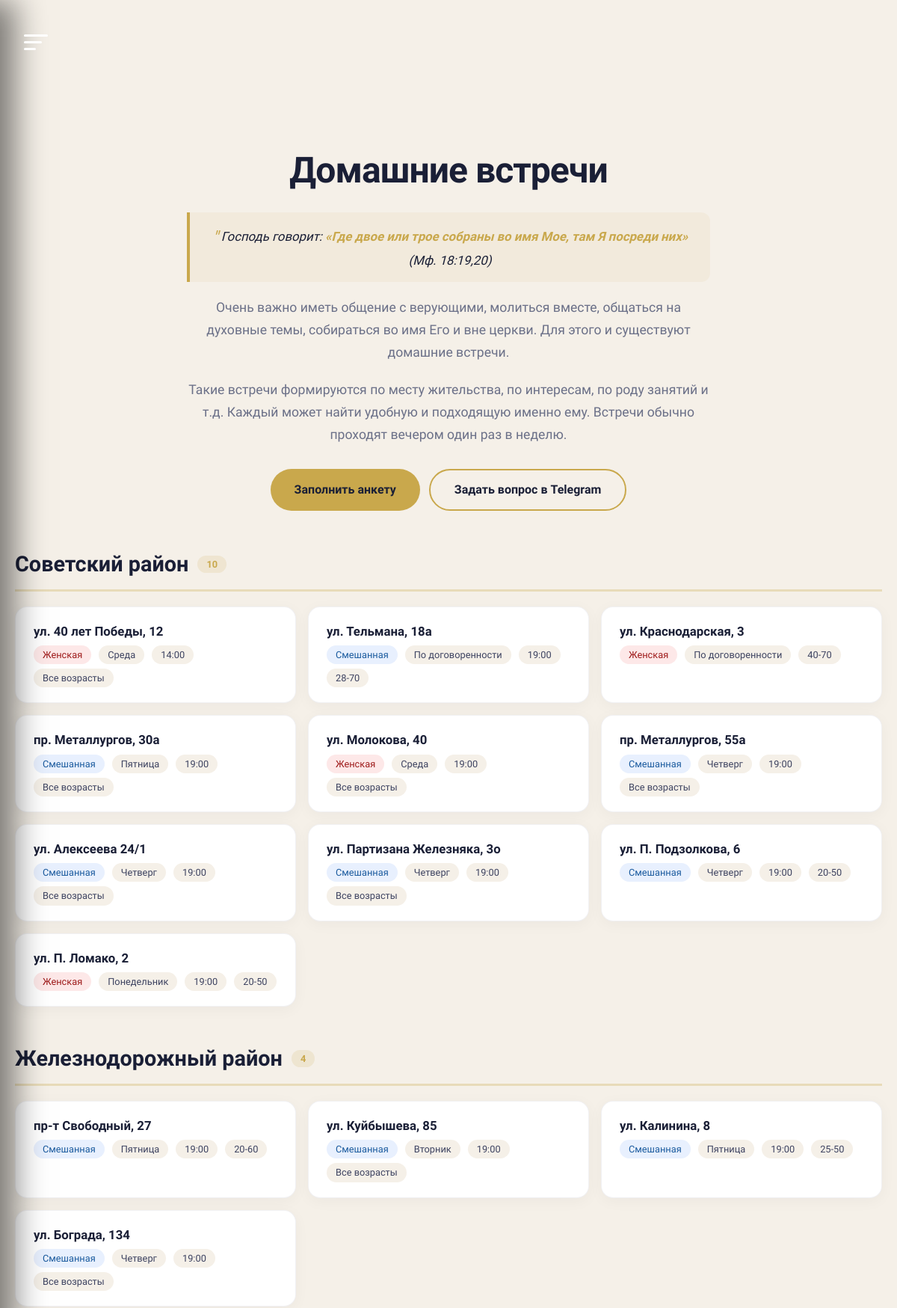
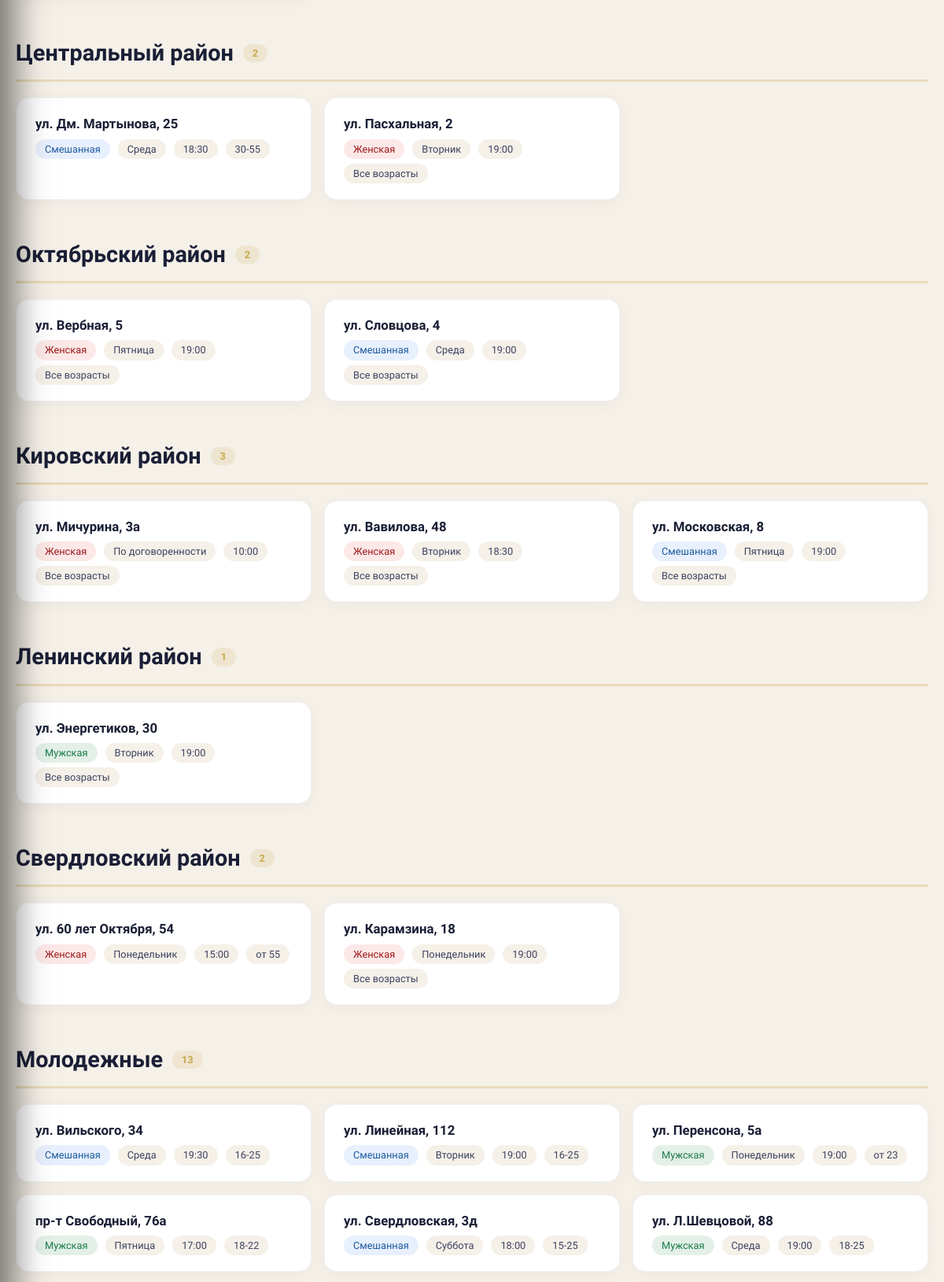
Page /home-meet/ (upper part) on the committed database (2 pictures, top to bottom).
### church_app/models.py (models this page shows, shortened)
class HomeGroup(models.Model):
    DAYS_OF_WEEK = [
        ('monday', 'Понедельник'),
        ('tuesday', 'Вторник'),
        ('wednesday', 'Среда'),
        ('thursday', 'Четверг'),
        ('friday', 'Пятница'),
        ('saturday', 'Суббота'),
        ('sunday', 'Воскресенье'),
        ('negotiable', 'По договоренности'),
    ]
    GROUP_TYPES = [
        ('mixed', 'Смешанная'),
        ('male', 'Мужская'),
        ('female', 'Женская'),
        ('youth', 'Молодежная'),
        ('teen', 'Подростковая'),
    ]
    district = models.CharField(max_length=100, verbose_name="Район")
    address = models.CharField(max_length=255, verbose_name="Адрес")
    group_type = models.CharField(max_length=20, choices=GROUP_TYPES, default='mixed', verbose_name="Тип группы")
    day = models.CharField(max_length=20, choices=DAYS_OF_WEEK, default='negotiable', verbose_name="День недели")
    time = models.CharField(max_length=20, blank=True, null=True, verbose_name="Время (например: 19:00)")
    age_min = models.IntegerField(default=0, blank=True, null=True, verbose_name="Минимальный возраст")
    age_max = models.IntegerField(default=0, blank=True, null=True, verbose_name="Максимальный возраст")
    age_display = models.CharField(max_length=50, blank=True, null=True, verbose_name="Возраст (текстом, если диапазон)")
    is_active = models.BooleanField(default=True, verbose_name="Активна")
    order = models.IntegerField(default=0, verbose_name="Порядок сортировки")
    created_at = models.DateTimeField(auto_now_add=True)
    updated_at = models.DateTimeField(auto_now=True)
    class Meta:
        ordering = ['order', 'district', 'day']
        verbose_name = "Домашняя группа"
        verbose_name_plural = "Домашние группы"
    def get_age_display(self):
        if self.age_display:
            return self.age_display
        if self.age_min and self.age_max:
            if self.age_min == self.age_max:
                return f"{self.age_min} лет"
            return f"{self.age_min}-{self.age_max} лет"
        if self.age_min:
            return f"от {self.age_min} лет"
        if self.age_max:
            return f"до {self.age_max} лет"
        return "Все возрасты"
    def get_day_display(self):
        return dict(self.DAYS_OF_WEEK).get(self.day, self.day)
    def get_type_display(self):
        return dict(self.GROUP_TYPES).get(self.group_type, self.group_type)

### church_app/views.py (the view)
# urls.py: path('home-meet/', views.home_meet_view, name='home_meet'),
def home_meet_view(request):
    districts = HomeGroup.objects.filter(is_active=True).values_list('district', flat=True).distinct()
    groups_by_district = {}
    for district in districts:
        groups_by_district[district] = HomeGroup.objects.filter(
            is_active=True,
            district=district
        ).order_by('order')
    context = {
        'groups_by_district': groups_by_district,
        'districts': districts,
        'title': 'Домашние встречи',
    }
    return render(request, 'info/home_meet.html', context)

### templates/info/home_meet.html (shortened to what this page needs)
{% extends "base.html" %}
{% load static %}
{% block content %}
<div class="home-meet-container">
    <div class="home-meet-header">
        <h1>Домашние встречи</h1>
        <div class="verse">
            <span style="font-size:24px; vertical-align:middle; color:#c9a84c;">"</span>
            <span>Господь говорит: <strong>«Где двое или трое собраны во имя Мое, там Я посреди них»</strong> (Мф. 18:19,20)</span>
        </div>
        <p>
            Очень важно иметь общение с верующими, молиться вместе, общаться на духовные темы,
            собираться во имя Его и вне церкви. Для этого и существуют домашние встречи.
        </p>
        <p>
            Такие встречи формируются по месту жительства, по интересам, по роду занятий и т.д.
            Каждый может найти удобную и подходящую именно ему. Встречи обычно проходят вечером один раз в неделю.
        </p>
        <div class="action-buttons">
            <button class="btn-primary-custom" onclick="openModal()">Заполнить анкету</button>
            <a href="https://t.me/Fishkaoil" target="_blank" class="btn-outline-custom">Задать вопрос в Telegram</a>
        </div>
    </div>
    {% for district, groups in groups_by_district.items %}
    <div class="district-section">
        <div class="district-title">
            {{ district }}
            <span class="badge-count">{{ groups|length }}</span>
        </div>
        <div class="groups-grid">
            {% for group in groups %}
            <div class="group-card">
                <div class="group-address">{{ group.address }}</div>
                <div class="group-meta">
                    <span class="tag type-{{ group.group_type }}">{{ group.get_type_display }}</span>
                    <span class="tag">{{ group.get_day_display }}</span>
                    {% if group.time %}<span class="tag">{{ group.time }}</span>{% endif %}
                    {% if group.get_age_display %}<span class="tag">{{ group.get_age_display }}</span>{% endif %}
                </div>
            </div>
            {% empty %}
            <p style="color:#6b7088;">Нет активных групп в этом районе</p>
            {% endfor %}
        </div>
    </div>
    {% empty %}
    <div style="text-align:center; padding:40px; background:white; border-radius:20px;">
        <h3 style="margin-top:12px;">Группы пока не добавлены</h3>
        <p style="color:#6b7088;">Скоро здесь появится список домашних встреч.</p>
    </div>
    {% endfor %}
</div>
{% endblock %}

### templates/base.html (shortened to what this page needs)
<!DOCTYPE html>
<html lang="ru" class="{% block html_class %}{% endblock %}">
<head>
    {% load static %}
    <link rel="stylesheet" href="https://cdnjs.cloudflare.com/ajax/libs/font-awesome/6.5.1/css/all.min.css">
    <script src="https://cdn.tailwindcss.com?plugins=forms,container-queries"></script>
    <script id="tailwind-config">
      tailwind.config = {
        darkMode: "class",
        theme: {
          extend: {
            colors: {
              "primary": "#c9a84c", // Gold
              "primary-hover": "#b08e35",
              "background-light": "#f5f0e8", // Light Beige
              "background-dark": "#1a1f36", // Navy
              "navy": "#1a1f36",
              "navy-light": "#252b48",
              "secondary": "#1a272d",
              "accent-gold": "#c9a84c",
              "navy-dark": "#1a1f36",
            },
            fontFamily: {
              "display": ["Public Sans", "sans-serif"],
              "sans": ["Public Sans", "sans-serif"]
            },
            borderRadius: {
              "DEFAULT": "0.5rem",
              "lg": "1rem",
              "xl": "1.5rem",
              "2xl": "2rem",
              "full": "9999px"
            },
            spacing: {
              '18': '4.5rem',
            }
          },
        },
      }
    </script>
    <link rel="stylesheet" href="{% static 'css/base.css' %}">
</head>
<body>
    <div id="burger-wrapper" style="position:fixed;top:32px;left:32px;z-index:2001;">
        <button id="desktop-burger" style="width:48px;height:48px;display:flex;flex-direction:column;align-items:flex-start;justify-content:center;gap:6px;background:none;border:none;cursor:pointer;padding:0;mix-blend-mode:difference;" aria-label="Меню">
            <span style="height:3px;width:32px;background:#fff;border-radius:9px;transition:all 0.3s;" id="burger-line-1"></span>
            <span style="height:3px;width:24px;background:#fff;border-radius:9px;transition:all 0.3s;" id="burger-line-2"></span>
            <span style="height:3px;width:16px;background:#fff;border-radius:9px;transition:all 0.3s;" id="burger-line-3"></span>
        </button>
    </div>
    <main class="{% block main_class %}main-content{% endblock %} flex-grow pb-[120px] lg:pb-0">
        {% block content %}{% endblock %}
    </main>
</body>
</html>

### static/css/base.css (style rules this page uses)
:root { --navy: #1a1f36; --navy-light: #252b48; --navy-hover: #2c335a; --gold: #c9a84c; --gold-hover: #b08e35; --bg: #f5f0e8; --txt: #1a1f36; --txt-sub: #3d4260; --txt-muted: #8b8fa8; --white: #ffffff; --success: #27ae60; --error: #e74c3c; --header-height: 72px; --bottom-nav-height: 80px; --max-width: 1200px; --radius: 16px; --radius-lg: 24px; --radius-xl: 32px; --spring-easing: cubic-bezier(0.25, 1, 0.5, 1); --fast-easing: cubic-bezier(0.4, 0, 0.2, 1); --glass-bg: rgba(15, 20, 32, 0.75); --glass-border: rgba(255, 255, 255, 0.15); }
* { margin: 0; padding: 0; box-sizing: border-box; }
html { font-size: 16px; -webkit-text-size-adjust: 100%; -webkit-font-smoothing: antialiased; -moz-osx-font-smoothing: grayscale; overscroll-behavior-y: none; background-color: #0f1420; overscroll-behavior: none; }
body { font-family: 'Public Sans', -apple-system, BlinkMacSystemFont, 'Segoe UI', Roboto, Helvetica, Arial, sans-serif; background: var(--bg); color: var(--txt); line-height: 1.6; overflow-x: hidden; width: 100%; -webkit-overflow-scrolling: touch; overscroll-behavior: none; min-height: 100%; }
a { color: inherit; text-decoration: none; -webkit-tap-highlight-color: transparent; }
.main-content { flex: 1; padding-top: var(--header-height); padding-bottom: 0; min-height: calc(100vh - var(--header-height)); min-height: calc(100dvh - var(--header-height)); width: 100%; max-width: 100%; }

### templates/info/home_meet.html (style rules this page uses)
.home-meet-container { max-width: 1200px; margin: 0 auto; padding: 120px 20px 100px; }
.home-meet-header { text-align: center; margin-bottom: 50px; }
.home-meet-header h1 { font-size: 3rem; font-weight: 800; color: #1a1f36; margin-bottom: 16px; letter-spacing: -0.02em; }
.home-meet-header p { color: #6b7088; font-size: 1.1rem; max-width: 700px; margin: 0 auto 20px; line-height: 1.7; }
.home-meet-header .verse { background: rgba(201, 168, 76, 0.08); border-left: 4px solid #c9a84c; padding: 16px 24px; border-radius: 0 12px 12px 0; max-width: 700px; margin: 20px auto; font-style: italic; color: #1a1f36; font-size: 1.05rem; }
.home-meet-header .verse strong { color: #c9a84c; }
.action-buttons { display: flex; flex-wrap: wrap; justify-content: center; gap: 12px; margin-top: 30px; }
.btn-primary-custom { display: inline-flex; align-items: center; gap: 8px; background: #c9a84c; color: #1a1f36; padding: 14px 32px; border-radius: 50px; font-weight: 700; font-size: 1rem; text-decoration: none; transition: all 0.3s ease; border: none; cursor: pointer; }
.btn-outline-custom { display: inline-flex; align-items: center; gap: 8px; background: transparent; color: #1a1f36; padding: 14px 32px; border-radius: 50px; font-weight: 700; font-size: 1rem; text-decoration: none; transition: all 0.3s ease; border: 2px solid #c9a84c; cursor: pointer; }
.district-section { margin-bottom: 48px; }
.district-title { font-size: 1.8rem; font-weight: 700; color: #1a1f36; margin-bottom: 20px; padding-bottom: 12px; border-bottom: 3px solid rgba(201, 168, 76, 0.3); display: flex; align-items: center; gap: 12px; }
.district-title .badge-count { font-size: 0.8rem; background: rgba(201, 168, 76, 0.15); color: #c9a84c; padding: 2px 12px; border-radius: 20px; font-weight: 600; }
.groups-grid { display: grid; grid-template-columns: repeat(auto-fill, minmax(280px, 1fr)); gap: 16px; }
.group-card { background: white; border-radius: 16px; padding: 20px 24px; box-shadow: 0 4px 20px rgba(26, 31, 54, 0.04); border: 1px solid rgba(26, 31, 54, 0.06); transition: all 0.3s ease; display: flex; flex-direction: column; gap: 6px; }
.group-address { font-size: 1.05rem; font-weight: 700; color: #1a1f36; }
.group-meta { display: flex; flex-wrap: wrap; gap: 6px 10px; font-size: 0.85rem; color: #6b7088; }
.group-meta .tag { display: inline-flex; align-items: center; padding: 3px 12px; border-radius: 20px; font-size: 0.8rem; font-weight: 500; color: #3d4260; background: #f5f0e8; }
.group-meta .tag.type-mixed { background: #e8f0fe; color: #1a5a9e; }
.group-meta .tag.type-male { background: #e3f0e8; color: #1a7a4a; }
.group-meta .tag.type-female { background: #fde8e8; color: #9e1a1a; }

### rows in the picture
HomeGroup: address "ул. 40 лет Победы, 12", type "Женская", day "Среда", time "14:00", age "Все возрасты"
HomeGroup: address "ул. Тельмана, 18а", type "Смешанная", day "По договоренности", time "19:00", age "28-70"
HomeGroup: address "ул. Краснодарская, 3", type "Женская", day "По договоренности", age "40-70"
HomeGroup: address "пр. Металлургов, 30а", type "Смешанная", day "Пятница", time "19:00", age "Все возрасты"
HomeGroup: address "ул. Молокова, 40", type "Женская", day "Среда", time "19:00", age "Все возрасты"
HomeGroup: address "пр. Металлургов, 55а", type "Смешанная", day "Четверг", time "19:00", age "Все возрасты"
HomeGroup: address "ул. Алексеева 24/1", type "Смешанная", day "Четверг", time "19:00", age "Все возрасты"
HomeGroup: address "ул. Партизана Железняка, 3о", type "Смешанная", day "Четверг", time "19:00", age "Все возрасты"
HomeGroup: address "ул. П. Подзолкова, 6", type "Смешанная", day "Четверг", time "19:00", age "20-50"
HomeGroup: address "ул. П. Ломако, 2", type "Женская", day "Понедельник", time "19:00", age "20-50"
HomeGroup: address "пр-т Свободный, 27", type "Смешанная", day "Пятница", time "19:00", age "20-60"
HomeGroup: address "ул. Куйбышева, 85", type "Смешанная", day "Вторник", time "19:00", age "Все возрасты"
HomeGroup: address "ул. Калинина, 8", type "Смешанная", day "Пятница", time "19:00", age "25-50"
HomeGroup: address "ул. Бограда, 134", type "Смешанная", day "Четверг", time "19:00", age "Все возрасты"
HomeGroup: address "ул. Дм. Мартынова, 25", type "Смешанная", day "Среда", time "18:30", age "30-55"
HomeGroup: address "ул. Пасхальная, 2", type "Женская", day "Вторник", time "19:00", age "Все возрасты"
HomeGroup: address "ул. Вербная, 5", type "Женская", day "Пятница", time "19:00", age "Все возрасты"
HomeGroup: address "ул. Словцова, 4", type "Смешанная", day "Среда", time "19:00", age "Все возрасты"
HomeGroup: address "ул. Мичурина, 3а", type "Женская", day "По договоренности", time "10:00", age "Все возрасты"
HomeGroup: address "ул. Вавилова, 48", type "Женская", day "Вторник", time "18:30", age "Все возрасты"
HomeGroup: address "ул. Московская, 8", type "Смешанная", day "Пятница", time "19:00", age "Все возрасты"
HomeGroup: address "ул. Энергетиков, 30", type "Мужская", day "Вторник", time "19:00", age "Все возрасты"
HomeGroup: address "ул. 60 лет Октября, 54", type "Женская", day "Понедельник", time "15:00", age "от 55"
HomeGroup: address "ул. Карамзина, 18", type "Женская", day "Понедельник", time "19:00", age "Все возрасты"
HomeGroup: address "ул. Вильского, 34", type "Смешанная", day "Среда", time "19:30", age "16-25"
HomeGroup: address "ул. Линейная, 112", type "Смешанная", day "Вторник", time "19:00", age "16-25"
HomeGroup: address "ул. Перенсона, 5а", type "Мужская", day "Понедельник", time "19:00", age "от 23"
HomeGroup: address "пр-т Свободный, 76а", type "Мужская", day "Пятница", time "17:00", age "18-22"
HomeGroup: address "ул. Свердловская, 3д", type "Смешанная", day "Суббота", time "18:00", age "15-25"
HomeGroup: address "ул. Л.Шевцовой, 88", type "Мужская", day "Среда", time "19:00", age "18-25"

### other values in the picture
{{ district }} "Советский район" "Железнодорожный район" "Центральный район" "Октябрьский район" "Кировский район" "Ленинский район" "Свердловский район" "Молодежные"
{{ groups|length }} "10" "4" "2" "2" "3" "1" "2" "13"
